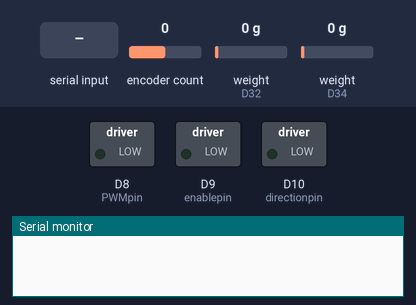
Simulated run of this sketch. Board: Arduino Due. Shown: switched loads named in the sketch (green lamp = pin HIGH), the last lines printed to the serial monitor. Inputs (shaded band) come from the test bench; at power-on: encoder count 0, weight on the scale (sensors on D32, D34) 0 g (analog values on the 0–1023 scale).

Above: at 0.8 s.
0.9 s: "90,45\n" received over Serial
At 3.6 s:
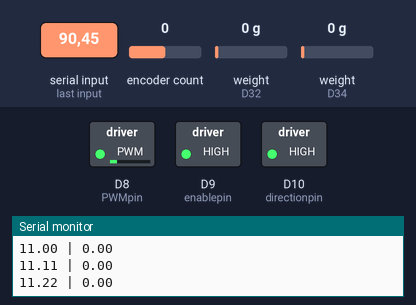
Timing chart, 0 to 5.1 s (numbered marks = the images above; inputs shaded):
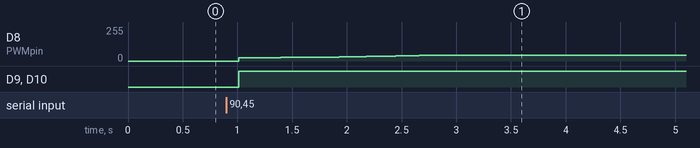

The sketch:

MaxEncAng_MinTrajPosCont_UserInput.ino
```cpp
#include "HX711_ADC.h" //This library can be obtained here http://librarymanager/All#Avia_HX711

// Calibration factors for load cells
#define calibration_factor1 125339.52
#define calibration_factor2 125339.52

// HX711 pin definitions
#define LOADCELL1_DOUT_PIN 32
#define LOADCELL1_SCK_PIN 33
#define LOADCELL2_DOUT_PIN 34
#define LOADCELL2_SCK_PIN 35

#include <Encoder.h>

#define ENC1A          3
#define ENC1B          2
#define ENC1MAXCOUNT   4*2048*43
#define ENC1COUNT2DEG  0.25f*0.004087

// Encoder objects
Encoder angle(ENC1A, ENC1B);
long _enccount;

// Load cell instances
HX711_ADC loadcell1(LOADCELL1_DOUT_PIN, LOADCELL1_SCK_PIN);
HX711_ADC loadcell2(LOADCELL2_DOUT_PIN, LOADCELL2_SCK_PIN);

// PWM initialization
int PWMpin = 8;
int enablepin = 9;
int directionpin = 10;

// Control variables
float Theta;        // Current angle (radians)
float Theta_prev;   // Previous angle for velocity estimation
float Theta_vel;    // Estimated velocity (rad/s)
float PWM;
float error;
float error_prev;
float t;
float t_prev;

// Minimum Jerk Trajectory variables
float traj_start_angle;     // Starting angle for trajectory (radians)
float traj_target_angle;    // Target angle for trajectory (radians)
float traj_start_time;      // Time when trajectory started
float traj_duration;        // Duration of trajectory (seconds)
bool traj_active;           // Is trajectory currently active?
bool traj_complete;         // Has trajectory been completed?
float traj_desired_pos;     // Current desired position from trajectory (radians)
float traj_desired_vel;     // Current desired velocity from trajectory (rad/s)
float traj_desired_acc;     // Current desired acceleration from trajectory (rad/s²)

// Improved PD gains - TUNE THESE FOR YOUR SYSTEM
float Kp = 8.0;      // Proportional gain (increased for better tracking)
float Kd = 2.5;      // Derivative gain (increased for damping)
float Kff = 1.0;     // Feedforward gain for acceleration

// Target angle setting - now received from serial input
float target_angle_deg = 0.0;  // Will be set by user input
bool target_set = false;  // Flag to indicate target has been set
const float position_tolerance = 0.01;  // Tolerance in radians (~0.57 degrees)

// Control signal limits
const float PWM_MIN = 410;
const float PWM_MAX = 700;
const float DEADBAND = 0.005;  // Small deadband to prevent oscillation when at target

void setup() {
  Serial.begin(115200);

  // Wait for serial connection
  while (!Serial) {
    delay(10);
  }

  // Load cell setup
  loadcell1.begin();
  loadcell2.begin();
  loadcell1.setCalFactor(calibration_factor1);
  loadcell2.setCalFactor(calibration_factor2);
  loadcell1.tare();
  loadcell2.tare();

  // Motor setup
  pinMode(enablepin, OUTPUT);
  pinMode(directionpin, OUTPUT);
  pinMode(PWMpin, OUTPUT);

  // Encoder reading pins
  pinMode(ENC1A, INPUT_PULLUP);
  pinMode(ENC1B, INPUT_PULLUP);

  digitalWrite(enablepin, LOW);

  analogReadResolution(12);
  analogWriteResolution(12);

  // Initialize trajectory variables
  traj_active = false;
  traj_complete = false;
  traj_duration = 10.0;  // 10 seconds for smooth trajectory

  // Initialize state variables
  t_prev = millis()/1000.0;
  Theta = angle_motor() * 3.14159265359 / 180.0;
  Theta_prev = Theta;
  Theta_vel = 0;
  error_prev = 0;

  // Initialize desired trajectory values
  traj_desired_pos = Theta;
  traj_desired_vel = 0;
  traj_desired_acc = 0;

  Serial.println("Motor Control System");
  Serial.print("Current angle: ");
  Serial.print(Theta * 180.0 / 3.14159265359, 2);
  Serial.println(" degrees");
  Serial.println("Enter target angle in degrees:");

  // Wait for user input
  while (!target_set) {
    if (Serial.available() > 0) {
      String input = Serial.readStringUntil('\n');
      input.trim();

      if (input.length() > 0) {
        float new_angle = input.toFloat();

        // Validate input
        if (new_angle >= -360.0 && new_angle <= 360.0) {
          target_angle_deg = new_angle;
          target_set = true;

          Serial.print("Target set to: ");
          Serial.print(target_angle_deg, 2);
          Serial.println(" degrees");
          Serial.println("Starting motion...");
          Serial.println("Desired | Actual");

          // Start trajectory
          float target_angle_rad = target_angle_deg * 3.14159265359 / 180.0;
          startMinimumJerkTrajectory(Theta, target_angle_rad, traj_duration);
        } else {
          Serial.println("Invalid angle! Enter value between -360 and 360:");
        }
      }
    }
    delay(10);
  }

  delay(100);
}

void loop() {
  // Update load cells (but don't print)
  loadcell1.update();
  loadcell2.update();

  // Current time in seconds
  t = millis()/1000.0;
  float dt = t - t_prev;

  // Ensure reasonable dt
  if (dt < 0.001) dt = 0.001;

  // Read current angle from encoder
  Theta = angle_motor() * 3.14159265359 / 180.0;

  // Estimate velocity using finite difference (with smoothing)
  float vel_raw = (Theta - Theta_prev) / dt;
  Theta_vel = 0.7 * Theta_vel + 0.3 * vel_raw;  // Low-pass filter

  // Calculate minimum jerk trajectory
  if (traj_active) {
    float elapsed_time = t - traj_start_time;

    if (elapsed_time >= traj_duration) {
      // Trajectory complete - hold final position
      traj_active = false;
      traj_complete = true;
      traj_desired_pos = traj_target_angle;
      traj_desired_vel = 0;
      traj_desired_acc = 0;
    } else {
      // Calculate trajectory using minimum jerk polynomial
      calculateMinimumJerkTrajectory(elapsed_time);
    }
  }

  // Position error (desired - actual)
  error = traj_desired_pos - Theta;

  // Velocity error (desired - actual)
  float velocity_error = traj_desired_vel - Theta_vel;

  // PD control law with feedforward acceleration
  float control_signal = Kp * error + Kd * velocity_error + Kff * traj_desired_acc;

  // Apply deadband when trajectory is complete and error is small
  if (traj_complete && abs(error) < DEADBAND) {
    control_signal = 0;
  }

  // Convert control signal to PWM with saturation
  if (abs(control_signal) < 0.01) {
    // Very small control signal - turn off motor
    digitalWrite(enablepin, LOW);
    PWM = 0;
  } else {
    // Map control signal to PWM range
    PWM = constrain(PWM_MIN + 311.607 * abs(control_signal), PWM_MIN, PWM_MAX);

    // Set motor direction based on control signal sign
    digitalWrite(enablepin, HIGH);
    analogWrite(PWMpin, PWM);

    if (control_signal > 0) {
      digitalWrite(directionpin, HIGH);
    } else {
      digitalWrite(directionpin, LOW);
    }
  }

  // Print only desired and actual angles
  Serial.print(traj_desired_pos * 180.0 / 3.14159265359, 2);
  Serial.print(" | ");
  Serial.println(Theta * 180.0 / 3.14159265359, 2);

  // Update previous values
  t_prev = t;
  Theta_prev = Theta;
  error_prev = error;

  delay(10);  // 100 Hz control loop
}

void startMinimumJerkTrajectory(float start_pos, float target_pos, float duration) {
  traj_start_angle = start_pos;
  traj_target_angle = target_pos;
  traj_start_time = millis() / 1000.0;
  traj_duration = duration;
  traj_active = true;
  traj_complete = false;
}

void calculateMinimumJerkTrajectory(float tau) {
  // tau is elapsed time since trajectory start
  float T = traj_duration;
  float q0 = traj_start_angle;
  float qf = traj_target_angle;

  // Normalized time (0 to 1)
  float s = tau / T;

  // Clamp s to [0, 1] for safety
  if (s < 0) s = 0;
  if (s > 1) s = 1;

  // Pre-calculate powers of s
  float s2 = s * s;
  float s3 = s2 * s;
  float s4 = s3 * s;
  float s5 = s4 * s;

  // Minimum jerk trajectory polynomial (5th order)
  // Position: q(s) = q0 + (qf - q0) * (10s³ - 15s⁴ + 6s⁵)
  float position_polynomial = 10.0*s3 - 15.0*s4 + 6.0*s5;
  traj_desired_pos = q0 + (qf - q0) * position_polynomial;

  // Velocity: dq/dt = (qf - q0)/T * d/ds[10s³ - 15s⁴ + 6s⁵]
  //                 = (qf - q0)/T * (30s² - 60s³ + 30s⁴)
  float velocity_polynomial = 30.0*s2 - 60.0*s3 + 30.0*s4;
  traj_desired_vel = (qf - q0) / T * velocity_polynomial;

  // Acceleration: d²q/dt² = (qf - q0)/T² * d²/ds²[10s³ - 15s⁴ + 6s⁵]
  //                       = (qf - q0)/T² * (60s - 180s² + 120s³)
  float acceleration_polynomial = 60.0*s - 180.0*s2 + 120.0*s3;
  traj_desired_acc = (qf - q0) / (T * T) * acceleration_polynomial;
}

float angle_motor() {
  _enccount = angle.read();
  if (_enccount >= ENC1MAXCOUNT) {
    angle.write(_enccount - ENC1MAXCOUNT);
  } else if (_enccount <= -ENC1MAXCOUNT) {
    angle.write(_enccount + ENC1MAXCOUNT);
  }
  return ENC1COUNT2DEG * _enccount;
}
```

Measured:
- after the input at 0.9 s, D8 (PWMpin): moves from 0/255 to 43/255 over 1.7 s, starting after 0.11 s; D9 (enablepin), D10 (directionpin): LOW → HIGH after 0.11 s
